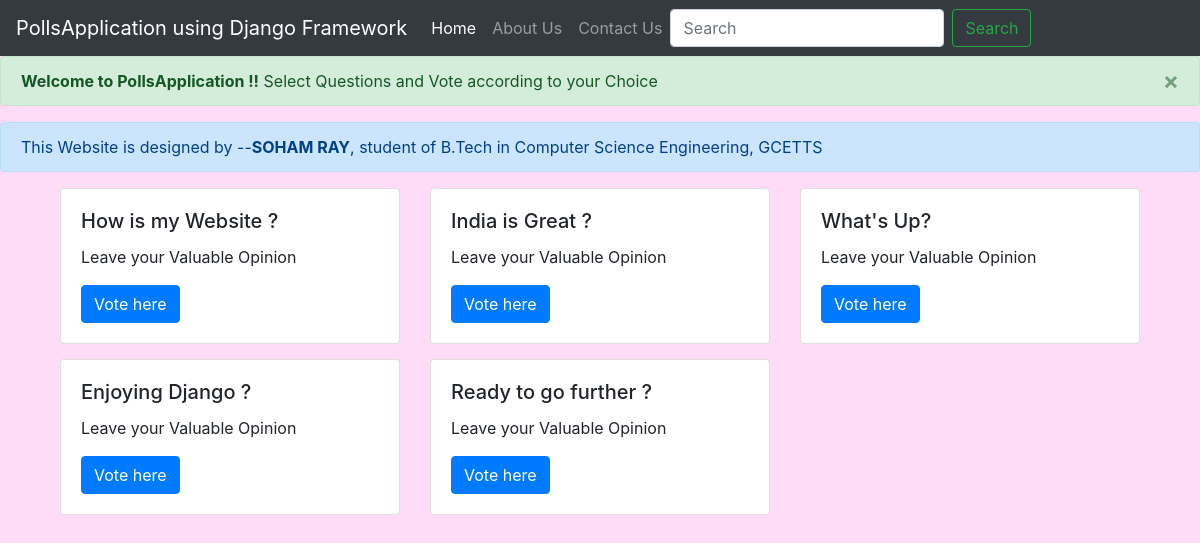
/polls/, run on an earlier commit of the app's database.
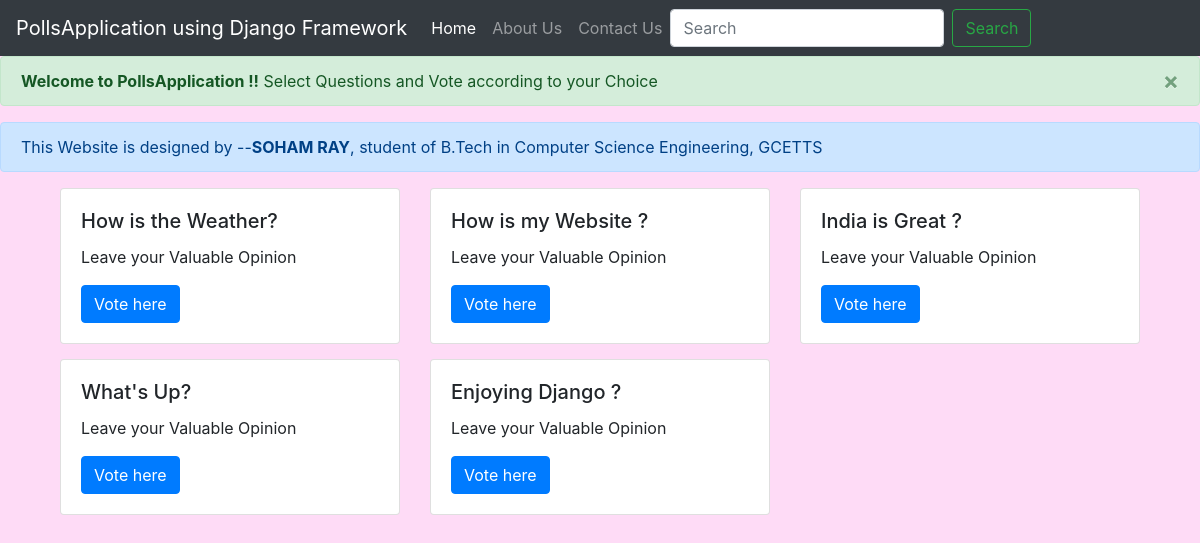
And on a later commit of the database.
### polls/models.py (models this page shows, shortened)
class Question(models.Model):
    question_text = models.CharField(max_length=200)
    pub_date = models.DateTimeField('date published')

### polls/views.py (the view)
# urls.py: path('', views.index, name='index'),
def index(request):
    latest_question_list = Question.objects.order_by('-pub_date')[:5]
    context = {'latest_question_list': latest_question_list}
    return render(request, 'polls/index.html', context)

### polls/templates/polls/index.html (shortened to what this page needs)
<!doctype html>
<html lang="en">
  <head>
    <link rel="stylesheet" href="https://stackpath.bootstrapcdn.com/bootstrap/4.5.0/css/bootstrap.min.css">
  </head>
  <body style="background-color:#fedbf6;">
   <nav class="navbar navbar-expand-lg navbar-dark bg-dark">
  <a class="navbar-brand" href="#">PollsApplication using Django Framework </a>
  <div class="collapse navbar-collapse" id="navbarSupportedContent">
    <ul class="navbar-nav">
      <li class="nav-item active">
        <a class="nav-link" href="http://127.0.0.1:8000/polls/">Home <span class="sr-only">(current)</span></a>
      </li>
      <li class="nav-item">
        <a class="nav-link" href="http://127.0.0.1:8000/polls/contact">About Us</a>
      </li>
      <li class="nav-item">
        <a class="nav-link" href="#">Contact Us</a>
      </li>
    </ul>
    <form class="form-inline my-2 my-lg-0">
      <input class="form-control mr-sm-2" type="search" placeholder="Search" aria-label="Search">
      <button class="btn btn-outline-success my-2 my-sm-0" type="submit">Search</button>
    </form>
  </div>
</nav>
   <div class="alert alert-success alert-dismissible fade show" role="alert">
  <strong>Welcome to PollsApplication !!</strong> Select Questions and Vote according to your Choice
  <button type="button" class="close" data-dismiss="alert" aria-label="Close">
    <span aria-hidden="true">×</span>
  </button>
  </div>
   <div class="alert alert-primary d-flex align-items-center " role="alert">
  This Website is designed by -- <strong>  SOHAM RAY</strong> , student of B.Tech in Computer Science Engineering, GCETTS
</div>
   <div class = "container">
           {% if latest_question_list %}
             {% for question in latest_question_list %}
                <div class="col-4" style = "margin-bottom:15px;">
                    <div class="card">
                        <div class="card-body">
                              <h5 class="card-title">{{ question.question_text }}</h5>
                              <p class="card-text">Leave your Valuable Opinion</p>
                              <a href="{% url 'polls:detail' question.id %}" class="btn btn-primary">Vote here</a>
                        </div>
                     </div>
                </div>
                    {% endfor %}
                 </div>
             {% else %}
                <p>No polls are available.</p>
            {% endif %}
  </body>
</html>

### polls/templates/polls/index.html (style rules this page uses)
div.container { display: flex; flex-wrap: wrap; }

What changed in the data, as far as the page shows it:
no longer on this page (row unchanged): Question: question_text "Ready to go further ?"
added Question: question_text "How is the Weather?"
